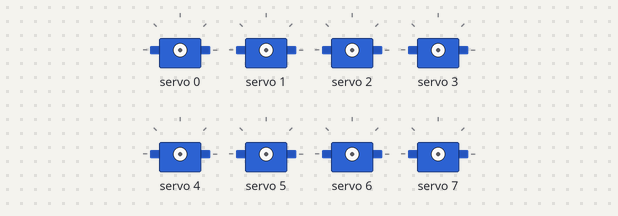
A sketch run on a simulated Arduino Uno, built with avr-gcc and run on an emulated ATmega328P. Parts: 8 × servo.

Above: at 0.01 s.
At 1.7 s:
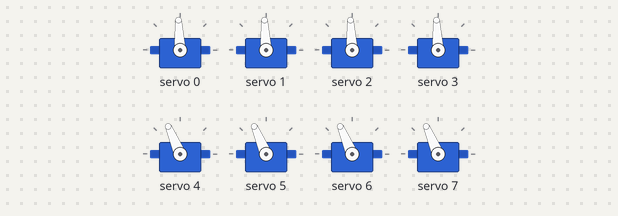
At 4.0 s:
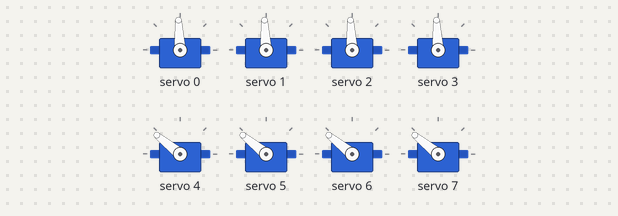
Timing chart, 0 to 10.4 s (numbered marks = the images above):
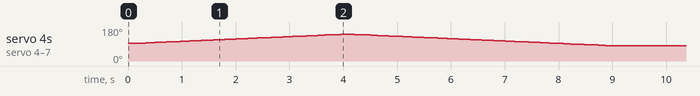

The sketch:

Stance.ino
```cpp
#include <Wire.h>
#include <Adafruit_PWMServoDriver.h>

Adafruit_PWMServoDriver board1(0x40);

const int PWM_FREQUENCY = 50;
const int SERVOMIN = 205;
const int SERVOMAX = 410;

struct Setservo{
  uint8_t channel;
  int currentAngle;
};
Setservo servos[8] = {{0,90},{1,90}, {2,90},{3,90},{4,90},{5,90},{6,90},{7,90} };
const int STEP_DELAY_MS = 40;

int angleToPulse(int angle) {
  return map(angle, 0, 180, SERVOMIN, SERVOMAX);
}

void setServos(Setservo &servos, int angle){
  angle = constrain(angle, 0, 180);
  board1.setPWM(servos.channel, 0, angleToPulse(angle));
  servos.currentAngle = angle;
}

void pushOUT(){
  bool moving;
  do {
    moving = false;
    for (int channel = 4; channel < 8; channel++)
    {
      Setservo &servo = servos[channel];
      if(servo.currentAngle != 180){
        int nextAngle = servo.currentAngle + ((180 > servo.currentAngle) ? 1: -1);
        setServos(servo, nextAngle);
        moving = true;
      }
    }
  if(moving){
    delay(40);
  }
  }while (moving);
}
void pushIN() {
  bool moving;
  do {
    moving = false;
    for (int channel = 4; channel < 8; channel++)
    {
      Setservo &servo = servos[channel];
      if(servo.currentAngle != 70){
        int nextAngle = servo.currentAngle + ((70 > servo.currentAngle) ? 1: -1);
        setServos(servo, nextAngle);
        moving = true;
      }
    }
  if(moving){
    delay(40);
  }
  } while (moving);
}

void comeIN(){
    bool moving;

  do {
    moving = false;

    for (int channel = 0; channel < 4; channel++) {
      Setservo &servo = servos[channel];

      if (servo.currentAngle != 90) {
        int nextAngle = servo.currentAngle +
            ((90 > servo.currentAngle) ? 1 : -1);

        setServos(servo, nextAngle);
        moving = true;
      }
    }
    for (int channel = 4; channel < 8; channel++) {
      Setservo &servo = servos[channel];

      if (servo.currentAngle != 70) {
        int nextAngle = servo.currentAngle +
            ((70 > servo.currentAngle) ? 1 : -1);

        setServos(servo, nextAngle);
        moving = true;
      }
    }

    // All four channels are updated before waiting.
    if (moving) {
      delay(STEP_DELAY_MS);
    }
  } while (moving);
}

void setup() {
  // put your setup code here, to run once:
  Serial.begin(115200);
  board1.begin();
  board1.setPWMFreq(PWM_FREQUENCY);
  delay(100);
  for(int i = 0; i < 8; i++){
    setServos(servos[i],90);
  }
  pushOUT();
  delay(200);
  pushIN();
  delay(200);
  comeIN();
}

void loop() {
  // put your main code here, to run repeatedly:

}
```
